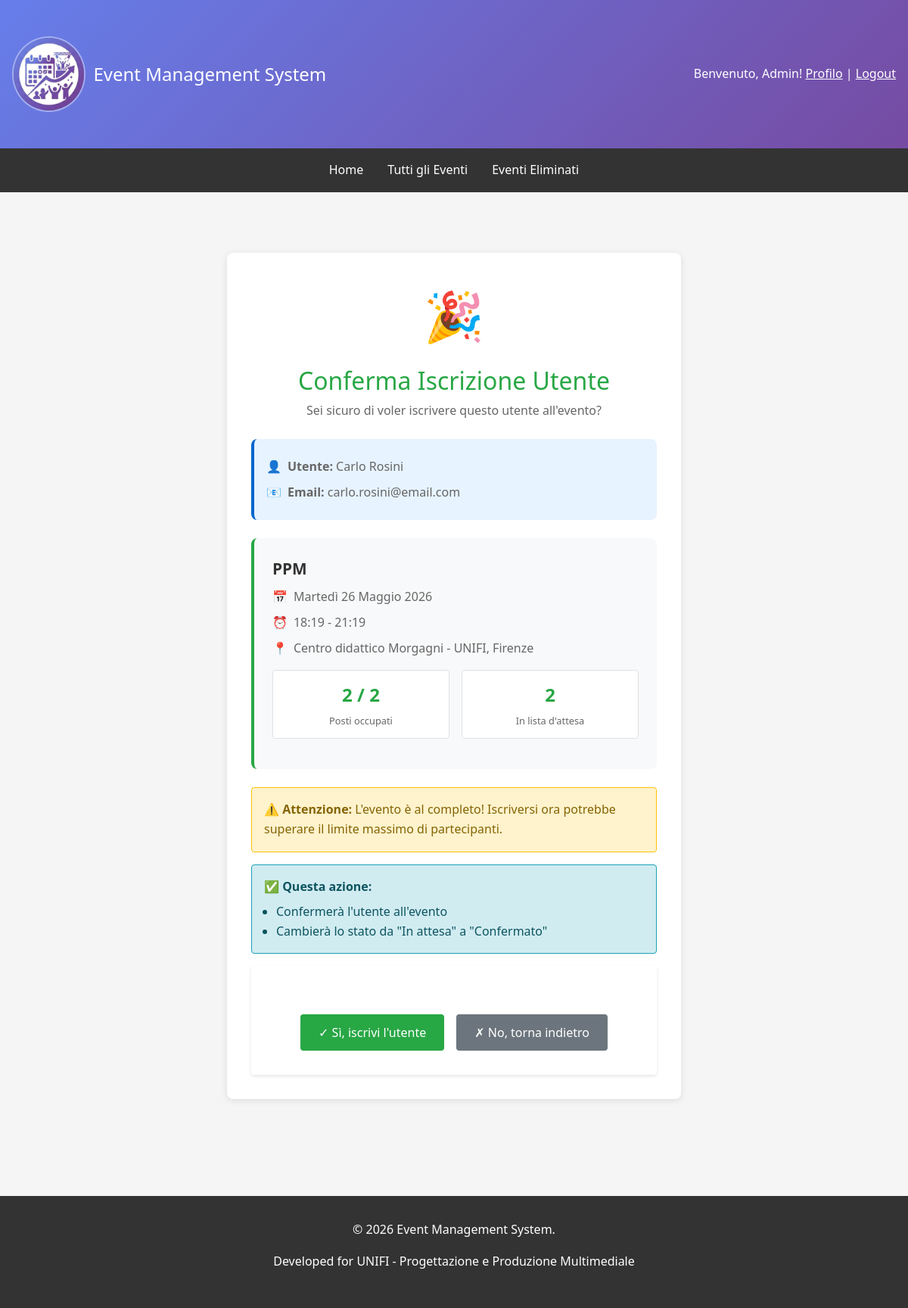
/events/event/600/admin-register/2057/confirm/ (signed in), run on the app's committed database.
### events/models.py (models this page shows, shortened)
class Event(models.Model):
    STATUS_CHOICES = [('draft', 'Bozza'), ('published', 'Pubblicato'), ('ongoing', 'In Corso'), ('completed', 'Completato'), ('cancelled', 'Annullato')]
    title = models.CharField(max_length=200, verbose_name='Titolo')
    description = models.TextField(verbose_name='Descrizione')
    organizer = models.ForeignKey(User, on_delete=models.CASCADE, related_name='organized_events', verbose_name='Organizzatore')
    location = models.CharField(max_length=255, verbose_name='Luogo')
    start_date = models.DateTimeField(verbose_name='Data e Ora Inizio')
    end_date = models.DateTimeField(verbose_name='Data e Ora Fine')
    max_attendees = models.IntegerField(null=True, blank=True, verbose_name='Numero Massimo Partecipanti')
    image = models.ImageField(upload_to='event_images/', blank=True, null=True, verbose_name='Immagine')
    status = models.CharField(max_length=15, choices=STATUS_CHOICES, default='draft', verbose_name='Stato')
    created_at = models.DateTimeField(auto_now_add=True)
    updated_at = models.DateTimeField(auto_now=True)
    deleted_at = models.DateTimeField(null=True, blank=True, verbose_name='Eliminato il')
    class Meta:
        ordering = ['-start_date']
        permissions = [('can_create_event', 'Può creare eventi'), ('can_edit_own_events', 'Può modificare i propri eventi'), ('can_delete_own_events', 'Può eliminare i propri eventi'), ('can_view_attendees', 'Può visualizzare la lista dei partecipanti')]
    def is_full(self):
        if self.max_attendees is None:
            return False
        return self.eventregistration_set.filter(status='confirmed').count() >= self.max_attendees
    @property
    def get_confirmed_attendees_count(self):
        return self.eventregistration_set.filter(status='confirmed').count()
    def get_pending_attendees_count(self):
        return self.eventregistration_set.filter(status='pending').count()

### events/views.py (the view)
# urls.py: path('event/<int:pk>/admin-register/<int:registration_pk>/confirm/', views.admin_register_confirm, name='admin_register_confirm'),
@login_required
def admin_register_confirm(request, pk, registration_pk):
    event = get_object_or_404(Event, pk=pk, status='published')
    registration = get_object_or_404(EventRegistration, pk=registration_pk, event=event)
    if not (request.user.is_staff or request.user == event.organizer):
        messages.error(request, 'Non hai i permessi per questa azione.')
        return redirect('events:event_detail', pk=pk)
    if registration.status != 'pending':
        messages.warning(request, 'Questo utente non è in lista d\'attesa.')
        return redirect('events:event_detail', pk=pk)
    if request.method == 'POST':
        registration.status = 'confirmed'
        registration.save()
        user_name = registration.user.get_full_name() or registration.user.username
        messages.success(request, f'✅ {user_name} è stato iscritto all\'evento "{event.title}" con successo!')
        return redirect('events:event_detail', pk=pk)
    context = {
        'event': event,
        'registration': registration,
        'user_to_register': registration.user,
        'is_admin_register': True,
    }
    return render(request, 'events/confirm_register.html', context)

### templates/events/confirm_register.html (shortened to what this page needs)
{% extends 'base.html' %}
{% block content %}
<div class="confirm-container">
    <div class="success-icon">
        🎉
    </div>
    <h2 style="text-align: center; color: #28a745; margin-bottom: 0.5rem;">
        Conferma Iscrizione Utente
    </h2>
    <p style="text-align: center; color: #666; margin-bottom: 1.5rem;">
        Sei sicuro di voler iscrivere questo utente all'evento?
    </p>
    <div class="profile-box">
        <div class="event-info">
            <span>👤</span>
            <span><strong>Utente:</strong> {{ user_to_register.get_full_name|default:user_to_register.username }}</span>
        </div>
        <div class="event-info">
            <span>📧</span>
            <span><strong>Email:</strong> {{ user_to_register.email }}</span>
        </div>
    </div>
    <div class="event-details">
        <div class="event-title">
            {{ event.title }}
        </div>
        <div class="event-info">
            <span>📅</span>
            <span>{{ event.start_date|date:"l d F Y" }}</span>
        </div>
        <div class="event-info">
            <span>⏰</span>
            <span>{{ event.start_date|date:"H:i" }} - {{ event.end_date|date:"H:i" }}</span>
        </div>
        {% if event.location %}
        <div class="event-info">
            <span>📍</span>
            <span>{{ event.location }}</span>
        </div>
        {% endif %}
        <div class="stats-grid">
            <div class="stat-card">
                <div class="stat-number">{{ event.get_confirmed_attendees_count }}{% if event.max_attendees %} / {{ event.max_attendees }}{% endif %}</div>
                <div class="stat-label">Posti occupati</div>
            </div>
            <div class="stat-card">
                <div class="stat-number">{{ event.get_pending_attendees_count }}</div>
                <div class="stat-label">In lista d'attesa</div>
            </div>
        </div>
    </div>
    {% if event.is_full %}
        <div class="warning-text">
            <strong>⚠️ Attenzione:</strong> L'evento è al completo!
            Iscriversi ora potrebbe superare il limite massimo di partecipanti.
        </div>
    {% else %}
        <div class="info-text">
            <strong>📝 Nota:</strong> L'utente riceverà una notifica di conferma dell'iscrizione.
            Dopo l'iscrizione, i posti disponibili si ridurranno.
        </div>
    {% endif %}
    <div class="info-text">
        <strong>✅ Questa azione:</strong>
        <ul style="margin: 0.5rem 0 0 1rem; padding: 0;">
            <li>Confermerà l'utente all'evento</li>
            <li>Cambierà lo stato da "In attesa" a "Confermato"</li>
        </ul>
    </div>
    <form method="post">
        <div class="button-group">
            <button type="submit" class="btn-confirm">
                ✓ Sì, iscrivi l'utente
            </button>
            <a href="{% url 'events:event_detail' pk=event.pk %}" class="btn-cancel">
                ✗ No, torna indietro
            </a>
        </div>
    </form>
</div>
{% endblock %}

### templates/base.html (shortened to what this page needs)
{% load static %}
<!DOCTYPE html>
<html lang="it">
<head>
    <link href="https://cdn.jsdelivr.net/npm/bootstrap@5.3.0/dist/css/bootstrap.min.css" rel="stylesheet">
</head>
<body>
    <header>
        <div class="container">
            <div class="header-content">
                <div class="header-logo">
                    <a href="{% url 'home' %}" style="text-decoration: none; color: inherit; display: flex; align-items: center; gap: 10px;">
                        <img src="{% static 'favicon.ico' %}" alt="Event Management System Logo">
                        <h1>Event Management System</h1>
                    </a>
                </div>
                <div class="user-info">
                    {% if user.is_authenticated %}
                        <span>Benvenuto, {{ user.first_name|default:user.username }}!</span>
                        <a href="{% url 'users:profile' %}" style="color: white; text-decoration: underline;">Profilo</a> |
                        <form method="post" action="{% url 'users:logout' %}" style="display: inline; margin: 0; padding: 0; background: none; border:none; outline: none; box-shadow: none;">
                            <button type="submit" style="background: none; border: none; color: white; text-decoration: underline; cursor: pointer; padding: 0; font: inherit; outline: none; box-shadow: none;">
                                Logout
                            </button>
                        </form>
                    {% else %}
                        <a href="{% url 'users:login' %}" style="color: white; text-decoration: underline;">Login</a> |
                        <a href="{% url 'users:register' %}" style="color: white; text-decoration: underline;">Registrati</a>
                    {% endif %}
                </div>
            </div>
        </div>
    </header>
    <nav>
        <div class="nav-links">
            <a href="{% url 'home' %}">Home</a>
            <a href="{% url 'events:event_list' %}">Tutti gli Eventi</a>
            {% if user.is_authenticated %}
                {% if user.is_staff %}
                    <a href="{% url 'events:deleted_events' %}">Eventi Eliminati</a>
                {% else %}
                    <a href="{% url 'events:user_registrations' %}">Le mie Registrazioni</a>
                    <a href="{% url 'events:calendar_view' %}">Calendario</a>
                {% endif %}
            {% endif %}
        </div>
    </nav>
    <div class="container">
        {% block content %}{% endblock %}
    </div>
    <footer>
        <p>&copy; 2026 Event Management System.</p>
        <p>Developed for UNIFI - Progettazione e Produzione Multimediale</p>
    </footer>
</body>
</html>

### templates/base.html (style rules this page uses)
* { margin: 0; padding: 0; box-sizing: border-box; }
body { font-family: 'Segoe UI', Tahoma, Geneva, Verdana, sans-serif; background-color: #f5f5f5; line-height: 1.6; }
header { background: linear-gradient(135deg, #667eea 0%, #764ba2 100%); color: white; padding: 1rem 0; }
.header-logo { display: flex; align-items: center; gap: 0.75rem; }
.header-logo img { height: 100px; width: auto; border: 2px solid rgb(255 255 255 / 0.4); border-radius: 50%; }
.header-logo h1 { margin: 0; font-size: 1.5rem; }
nav { background-color: #333; padding: 0; position: sticky; top: 0; z-index: 1030; transition: all 0.3s ease; }
.nav-links { display: flex; justify-content: center; padding: 0.5rem; transition: all 0.3s ease; }
nav a { display: inline-block; color: white; text-decoration: none; padding: 0.5rem 1rem; font-size: 1rem; transition: all 0.3s ease; }
.container { max-width: 1200px; margin: 0 auto; padding: 2rem 1rem; }
.header-content { display: flex; justify-content: space-between; align-items: center; }
footer { background-color: #333; color: white; text-align: center; padding: 2rem; margin-top: 3rem; }
.event-title { font-size: 1.5rem; margin-bottom: 0.5rem; color: #333; }
form { background: white; padding: 2rem; border-radius: 4px; box-shadow: 0 2px 4px rgba(0,0,0,0.1); }
.user-info { color: white; }

### templates/events/confirm_register.html (style rules this page uses)
.confirm-container { max-width: 600px; margin: 3rem auto; padding: 2rem; background: white; border-radius: 8px; box-shadow: 0 2px 10px rgba(0,0,0,0.1); }
.success-icon { text-align: center; font-size: 4rem; margin-bottom: 1rem; }
.event-details { background: #f8f9fa; padding: 1.5rem; border-radius: 8px; margin: 1.5rem 0; border-left: 4px solid #28a745; }
.event-title { font-size: 1.3rem; font-weight: bold; color: #333; margin-bottom: 0.5rem; }
.event-info { color: #666; margin: 0.5rem 0; display: flex; align-items: center; gap: 0.5rem; }
.profile-box { background: #e7f3ff; padding: 1rem; border-radius: 8px; margin: 1rem 0; border-left: 4px solid #0066cc; }
.info-text { background: #d1ecf1; border: 1px solid #17a2b8; color: #0c5460; padding: 1rem; border-radius: 4px; margin: 1rem 0; }
.warning-text { background: #fff3cd; border: 1px solid #ffc107; color: #856404; padding: 1rem; border-radius: 4px; margin: 1rem 0; }
.button-group { display: flex; gap: 1rem; justify-content: center; margin-top: 2rem; }
.btn-confirm { background: #28a745; color: white; padding: 0.7rem 1.5rem; border: none; border-radius: 4px; cursor: pointer; font-size: 1rem; transition: all 0.2s ease; }
.btn-cancel { background: #6c757d; color: white; padding: 0.7rem 1.5rem; border: none; border-radius: 4px; cursor: pointer; font-size: 1rem; text-decoration: none; display: inline-block; transition: all 0.2s ease; }
.stats-grid { display: grid; grid-template-columns: 1fr 1fr; gap: 1rem; margin: 1rem 0; }
.stat-card { background: white; padding: 0.8rem; border-radius: 4px; text-align: center; border: 1px solid #dee2e6; }
.stat-number { font-size: 1.5rem; font-weight: bold; color: #28a745; }
.stat-label { font-size: 0.8rem; color: #666; margin-top: 0.3rem; }

### data on the page
Event: title "PPM", start_date "Martedì 26 Maggio 2026", start_date "18:19", end_date "21:19", location "Centro didattico Morgagni - UNIFI, Firenze", get_confirmed_attendees_count "2", max_attendees "2", get_pending_attendees_count "2"

### other printed values
{{ user.first_name|default:user.username }} "Admin"
{{ user_to_register.get_full_name|default:user_to_register.username }} "Carlo Rosini"
{{ user_to_register.email }} "carlo.rosini@email.com"
